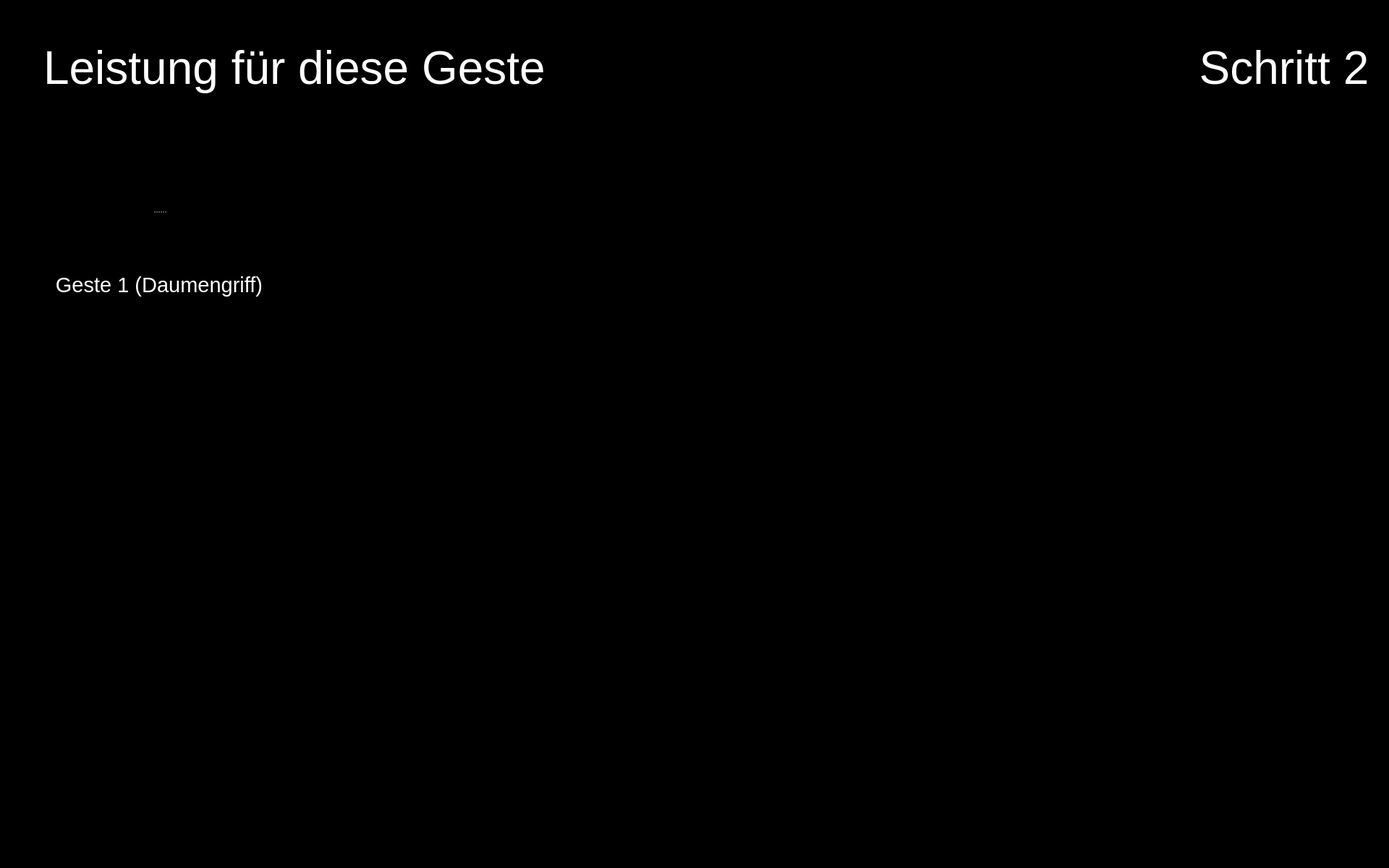
<?xml version="1.0" encoding="UTF-8"?>
<ui version="4.0">
 <class>Form</class>
 <widget class="QWidget" name="Form">
  <property name="geometry">
   <rect>
    <x>0</x>
    <y>0</y>
    <width>1920</width>
    <height>1200</height>
   </rect>
  </property>
  <property name="maximumSize">
   <size>
    <width>1920</width>
    <height>1200</height>
   </size>
  </property>
  <property name="windowTitle">
   <string>Form</string>
  </property>
  <property name="styleSheet">
   <string notr="true">background-color: rgb(0, 0, 0);</string>
  </property>
  <widget class="QPushButton" name="button_nav_left">
   <property name="enabled">
    <bool>true</bool>
   </property>
   <property name="geometry">
    <rect>
     <x>800</x>
     <y>560</y>
     <width>150</width>
     <height>150</height>
    </rect>
   </property>
   <property name="minimumSize">
    <size>
     <width>81</width>
     <height>81</height>
    </size>
   </property>
   <property name="maximumSize">
    <size>
     <width>150</width>
     <height>150</height>
    </size>
   </property>
   <property name="cursor">
    <cursorShape>OpenHandCursor</cursorShape>
   </property>
   <property name="focusPolicy">
    <enum>Qt::WheelFocus</enum>
   </property>
   <property name="contextMenuPolicy">
    <enum>Qt::DefaultContextMenu</enum>
   </property>
   <property name="layoutDirection">
    <enum>Qt::LeftToRight</enum>
   </property>
   <property name="autoFillBackground">
    <bool>false</bool>
   </property>
   <property name="styleSheet">
    <string notr="true"/>
   </property>
   <property name="icon">
    <iconset resource="resources/res.qrc">
     <normaloff>:/buttons/Button Left.svg</normaloff>:/buttons/Button Left.svg</iconset>
   </property>
   <property name="iconSize">
    <size>
     <width>144</width>
     <height>144</height>
    </size>
   </property>
   <property name="autoDefault">
    <bool>false</bool>
   </property>
   <property name="default">
    <bool>false</bool>
   </property>
   <property name="flat">
    <bool>true</bool>
   </property>
  </widget>
  <widget class="QPushButton" name="button_nav_right">
   <property name="enabled">
    <bool>true</bool>
   </property>
   <property name="geometry">
    <rect>
     <x>960</x>
     <y>560</y>
     <width>150</width>
     <height>150</height>
    </rect>
   </property>
   <property name="minimumSize">
    <size>
     <width>81</width>
     <height>81</height>
    </size>
   </property>
   <property name="maximumSize">
    <size>
     <width>150</width>
     <height>150</height>
    </size>
   </property>
   <property name="cursor">
    <cursorShape>OpenHandCursor</cursorShape>
   </property>
   <property name="focusPolicy">
    <enum>Qt::WheelFocus</enum>
   </property>
   <property name="contextMenuPolicy">
    <enum>Qt::DefaultContextMenu</enum>
   </property>
   <property name="layoutDirection">
    <enum>Qt::LeftToRight</enum>
   </property>
   <property name="autoFillBackground">
    <bool>false</bool>
   </property>
   <property name="styleSheet">
    <string notr="true"/>
   </property>
   <property name="icon">
    <iconset resource="resources/res.qrc">
     <normaloff>:/buttons/Button Right.svg</normaloff>:/buttons/Button Right.svg</iconset>
   </property>
   <property name="iconSize">
    <size>
     <width>144</width>
     <height>144</height>
    </size>
   </property>
   <property name="autoDefault">
    <bool>false</bool>
   </property>
   <property name="default">
    <bool>false</bool>
   </property>
   <property name="flat">
    <bool>true</bool>
   </property>
  </widget>
  <widget class="QPushButton" name="button_exit">
   <property name="enabled">
    <bool>true</bool>
   </property>
   <property name="geometry">
    <rect>
     <x>1760</x>
     <y>1040</y>
     <width>150</width>
     <height>150</height>
    </rect>
   </property>
   <property name="minimumSize">
    <size>
     <width>81</width>
     <height>81</height>
    </size>
   </property>
   <property name="maximumSize">
    <size>
     <width>150</width>
     <height>150</height>
    </size>
   </property>
   <property name="cursor">
    <cursorShape>OpenHandCursor</cursorShape>
   </property>
   <property name="focusPolicy">
    <enum>Qt::WheelFocus</enum>
   </property>
   <property name="contextMenuPolicy">
    <enum>Qt::DefaultContextMenu</enum>
   </property>
   <property name="icon">
    <iconset resource="resources/res.qrc">
     <normaloff>:/buttons/Button Exit.svg</normaloff>:/buttons/Button Exit.svg</iconset>
   </property>
   <property name="iconSize">
    <size>
     <width>144</width>
     <height>144</height>
    </size>
   </property>
   <property name="autoDefault">
    <bool>false</bool>
   </property>
   <property name="default">
    <bool>false</bool>
   </property>
   <property name="flat">
    <bool>true</bool>
   </property>
  </widget>
  <widget class="QLabel" name="label_plot_1">
   <property name="geometry">
    <rect>
     <x>490</x>
     <y>180</y>
     <width>850</width>
     <height>340</height>
    </rect>
   </property>
   <property name="maximumSize">
    <size>
     <width>1200</width>
     <height>480</height>
    </size>
   </property>
   <property name="font">
    <font>
     <pointsize>48</pointsize>
    </font>
   </property>
   <property name="styleSheet">
    <string notr="true">color: rgb(255, 255, 255);</string>
   </property>
   <property name="text">
    <string/>
   </property>
   <property name="scaledContents">
    <bool>true</bool>
   </property>
  </widget>
  <widget class="QLabel" name="icon_newbie_1">
   <property name="enabled">
    <bool>true</bool>
   </property>
   <property name="geometry">
    <rect>
     <x>490</x>
     <y>380</y>
     <width>100</width>
     <height>100</height>
    </rect>
   </property>
   <property name="sizePolicy">
    <sizepolicy hsizetype="Preferred" vsizetype="Preferred">
     <horstretch>0</horstretch>
     <verstretch>0</verstretch>
    </sizepolicy>
   </property>
   <property name="maximumSize">
    <size>
     <width>100</width>
     <height>100</height>
    </size>
   </property>
   <property name="text">
    <string/>
   </property>
   <property name="pixmap">
    <pixmap resource="resources/res.qrc">:/img/Icon User.png</pixmap>
   </property>
   <property name="scaledContents">
    <bool>true</bool>
   </property>
  </widget>
  <widget class="QLabel" name="image_step">
   <property name="geometry">
    <rect>
     <x>1650</x>
     <y>170</y>
     <width>250</width>
     <height>250</height>
    </rect>
   </property>
   <property name="font">
    <font>
     <pointsize>48</pointsize>
    </font>
   </property>
   <property name="styleSheet">
    <string notr="true">color: rgb(255, 255, 255);</string>
   </property>
   <property name="text">
    <string/>
   </property>
   <property name="pixmap">
    <pixmap resource="resources/res.qrc">:/detected steps/Detected Step2 Button.png</pixmap>
   </property>
   <property name="alignment">
    <set>Qt::AlignCenter</set>
   </property>
   <property name="wordWrap">
    <bool>true</bool>
   </property>
  </widget>
  <widget class="QLabel" name="icon_expert_1">
   <property name="enabled">
    <bool>true</bool>
   </property>
   <property name="geometry">
    <rect>
     <x>490</x>
     <y>220</y>
     <width>100</width>
     <height>100</height>
    </rect>
   </property>
   <property name="sizePolicy">
    <sizepolicy hsizetype="Preferred" vsizetype="Preferred">
     <horstretch>0</horstretch>
     <verstretch>0</verstretch>
    </sizepolicy>
   </property>
   <property name="maximumSize">
    <size>
     <width>100</width>
     <height>100</height>
    </size>
   </property>
   <property name="text">
    <string/>
   </property>
   <property name="pixmap">
    <pixmap resource="resources/res.qrc">:/img/Icon Expert.png</pixmap>
   </property>
   <property name="scaledContents">
    <bool>true</bool>
   </property>
  </widget>
  <widget class="QLabel" name="icon_reaction_1">
   <property name="enabled">
    <bool>true</bool>
   </property>
   <property name="geometry">
    <rect>
     <x>1400</x>
     <y>250</y>
     <width>200</width>
     <height>200</height>
    </rect>
   </property>
   <property name="sizePolicy">
    <sizepolicy hsizetype="Preferred" vsizetype="Preferred">
     <horstretch>0</horstretch>
     <verstretch>0</verstretch>
    </sizepolicy>
   </property>
   <property name="maximumSize">
    <size>
     <width>200</width>
     <height>200</height>
    </size>
   </property>
   <property name="text">
    <string/>
   </property>
   <property name="scaledContents">
    <bool>true</bool>
   </property>
  </widget>
  <widget class="QLabel" name="label_text_step">
   <property name="geometry">
    <rect>
     <x>1650</x>
     <y>20</y>
     <width>250</width>
     <height>150</height>
    </rect>
   </property>
   <property name="font">
    <font>
     <family>Arial</family>
     <pointsize>48</pointsize>
     <weight>9</weight>
     <italic>false</italic>
     <bold>false</bold>
    </font>
   </property>
   <property name="styleSheet">
    <string notr="true">font: 75 48pt &quot;Arial&quot;;
color: rgb(255, 255, 255);</string>
   </property>
   <property name="text">
    <string>Schritt 2</string>
   </property>
   <property name="textFormat">
    <enum>Qt::RichText</enum>
   </property>
   <property name="alignment">
    <set>Qt::AlignCenter</set>
   </property>
   <property name="wordWrap">
    <bool>true</bool>
   </property>
  </widget>
  <widget class="QSplitter" name="splitter_3">
   <property name="geometry">
    <rect>
     <x>60</x>
     <y>210</y>
     <width>320</width>
     <height>282</height>
    </rect>
   </property>
   <property name="orientation">
    <enum>Qt::Vertical</enum>
   </property>
   <widget class="QLabel" name="image_required_2">
    <property name="maximumSize">
     <size>
      <width>320</width>
      <height>240</height>
     </size>
    </property>
    <property name="text">
     <string/>
    </property>
    <property name="pixmap">
     <pixmap resource="resources/res.qrc">:/img/right_step2_gesture1_2.png</pixmap>
    </property>
    <property name="scaledContents">
     <bool>true</bool>
    </property>
   </widget>
   <widget class="QLabel" name="text_required_2">
    <property name="font">
     <font>
      <family>Arial</family>
      <pointsize>22</pointsize>
      <weight>9</weight>
      <italic>false</italic>
      <bold>false</bold>
     </font>
    </property>
    <property name="styleSheet">
     <string notr="true">font: 75 22pt &quot;Arial&quot;;
color: rgb(255, 255, 255);</string>
    </property>
    <property name="text">
     <string>Geste 1 (Daumengriff)</string>
    </property>
    <property name="textFormat">
     <enum>Qt::PlainText</enum>
    </property>
    <property name="alignment">
     <set>Qt::AlignCenter</set>
    </property>
    <property name="wordWrap">
     <bool>true</bool>
    </property>
   </widget>
  </widget>
  <widget class="QLabel" name="label_trouble">
   <property name="geometry">
    <rect>
     <x>60</x>
     <y>20</y>
     <width>1280</width>
     <height>150</height>
    </rect>
   </property>
   <property name="font">
    <font>
     <family>Arial</family>
     <pointsize>48</pointsize>
     <weight>9</weight>
     <italic>false</italic>
     <bold>false</bold>
    </font>
   </property>
   <property name="styleSheet">
    <string notr="true">font: 75 48pt &quot;Arial&quot;;
color: rgb(255, 255, 255);</string>
   </property>
   <property name="text">
    <string>Leistung für diese Geste</string>
   </property>
   <property name="textFormat">
    <enum>Qt::RichText</enum>
   </property>
   <property name="alignment">
    <set>Qt::AlignLeading|Qt::AlignLeft|Qt::AlignVCenter</set>
   </property>
   <property name="wordWrap">
    <bool>true</bool>
   </property>
  </widget>
 </widget>
 <resources>
  <include location="resources/res.qrc"/>
 </resources>
 <connections/>
</ui>
